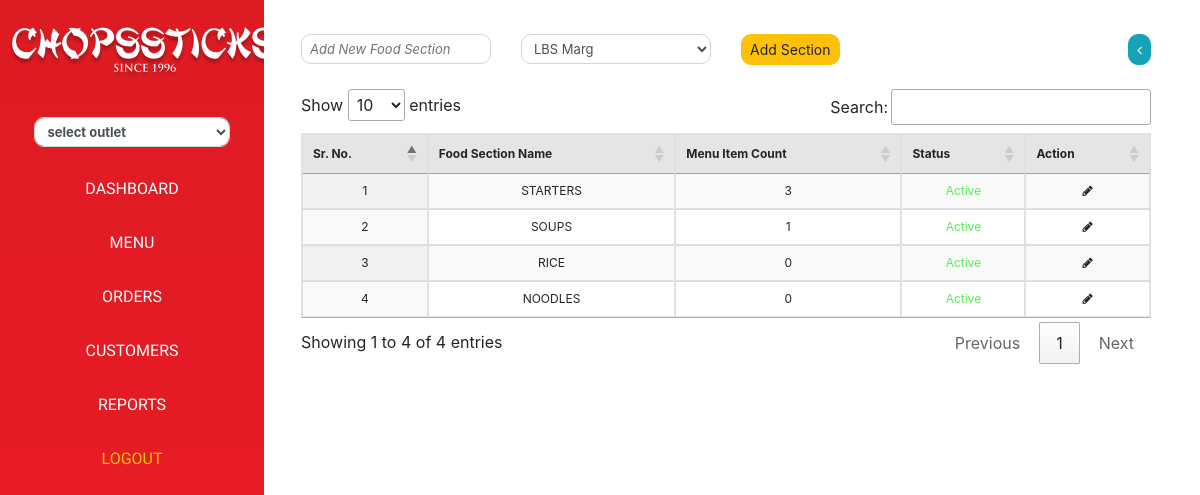
The page /food_section/food_section_master/1 (signed in) on the database its author committed.
### food_section/models.py (models this page shows, shortened)
class food_section(models.Model):
    section_name = models.CharField(max_length=50)
    outlet_id = models.ForeignKey(outlet,on_delete=models.CASCADE,default=1)
    is_active  = models.BooleanField(default=True)
    created_at = models.DateTimeField(auto_now_add=True)
    updated_at = models.DateTimeField(auto_now=True)

### food_section/views.py (the view)
# urls.py: path('food_section_master/<int:pk>',food_section_master,name='food_section_master'),
@login_required(login_url = '/accounts/user_login')
def food_section_master(request,pk):
    user = request.user
    location = outlet.objects.all().filter(is_active=True)
    outlet_objects = outlet.objects.get(pk=pk)
    all_section = food_section.objects.all().filter(outlet_id=outlet_objects)
    outlet_object = outlet.objects.all().filter(is_active=True)
    item_count = {}
    for one in all_section:
        if dishes.objects.filter(food_section_id=one).exists():
            item_count[one.pk] = dishes.objects.filter(food_section_id=one).count()
        else:
            item_count[one.pk] = 0
    food_objects = all_section.first()
    data = {'all_section':all_section,'food_objects':food_objects,'item_count':item_count,'outlet_objects':outlet_objects,'location':location}
    return render(request, 'food_section/add_section.html',data)

### food_section/templatetags/menu_item_count.py (called while the page is built)
@register.filter
def get_item(dictionary, key):
        return dictionary.get(int(str(key)))

### templates/food_section/add_section.html (shortened to what this page needs)
{% extends 'dashboard/base.html' %}
{% load static %}
{% load menu_item_count %}
{% block content %}
<div class="main">
    <div class="container mt-4">
    <form action="{% url 'food_section:food_add' outlet_objects.pk %}" method="POST">
        <div class="row">
            <div class="col-3">
                <input type="text" name="section_name" id="section_name" class="form-control form-control-sm radius" placeholder="Add New Food Section" required>
            </div>
            <div class="col-3">
                <select name="outlet_id" id="outlet_id" class="form-control form-control-sm radius">
                    {% for one in location %}
                    <option value="{{one.pk}}">{{one.outlet_name}}</option>
                    {% endfor %}
                </select>
            </div>
            <div class="col">
                <button type="submit" class="btn btn-sm btn-warning radius">Add Section </button>
            </div>
            <div class="col">
                <a href="{% url 'dishes:all_dishes' outlet_objects.pk food_objects.pk %}" class="btn btn-sm btn-info radius" style="float:right;"><i class="fa fa-angle-left" aria-hidden="true"></i> </a>
            </div>
        </div>
    </form>
    </div>
    <div class="container mt-4">
        <div class="row">
            <div class="col">
                <div>
                    <table id="table_id" class="display table-bordered table-sm" style="width: 100%;;font-size: 12px">
                        <thead>
                            <tr>
                                <th>Sr. No.</th>
                                <th>Food Section Name</th>
                                 <th>Menu Item Count</th>
                                <th>Status</th>
                                <th>Action</th>
                            </tr>
                        </thead>
                        <tbody>
                            {% for one in all_section %}
                            <tr>
                                <td>{{ forloop.counter }}</td>
                                <td>{{one.section_name}}</td>
                                <td>{{item_count|get_item:one.pk}}</td>
                                {% if one.is_active == True %}
                                <td style="color:#50ef55">Active</td>
                                {% else %}
                                <td class="softer-text" style="color:#828586">Inactive</td>
                                {% endif %}
                                <td> <i class="fa fa-pencil" data-toggle="modal" data-target="#update{{one.pk}}"></i> </td>
                            </tr>
                            {% endfor %}
                        </tbody>
                    </table>
                </div>
            </div>
        </div>
    </div>
</div>
{% endblock %}

### static/css/main.css (style rules this page uses)
html, body { margin: 0; padding: 0; width: 100%; height: 100vh; }
a { text-decoration: none !important; }
.main { width: 100%; margin: 0 auto; padding: 10px; }
.radius { border-radius: 10px; }
.form-control { font-size: 13px }
::placeholder { font-style: italic; color: #BABABA; }
thead tr { background-color: #E5E5E5; }
table { border: 1px solid #d9d9d9 !importatnt; }
th,td { text-align: center; }
.btn-info { color: #fff; background-color: #17a2b8; border-color: #17a2b8; }

### rows shown on the page
food_section: section_name "STARTERS", id "3", is_active "Active"
food_section: section_name "SOUPS", id "1", is_active "Active"
food_section: section_name "RICE", id "0", is_active "Active"
food_section: section_name "NOODLES", id "0", is_active "Active"

### other values the page prints
form field outlet_id "LBS Marg"
